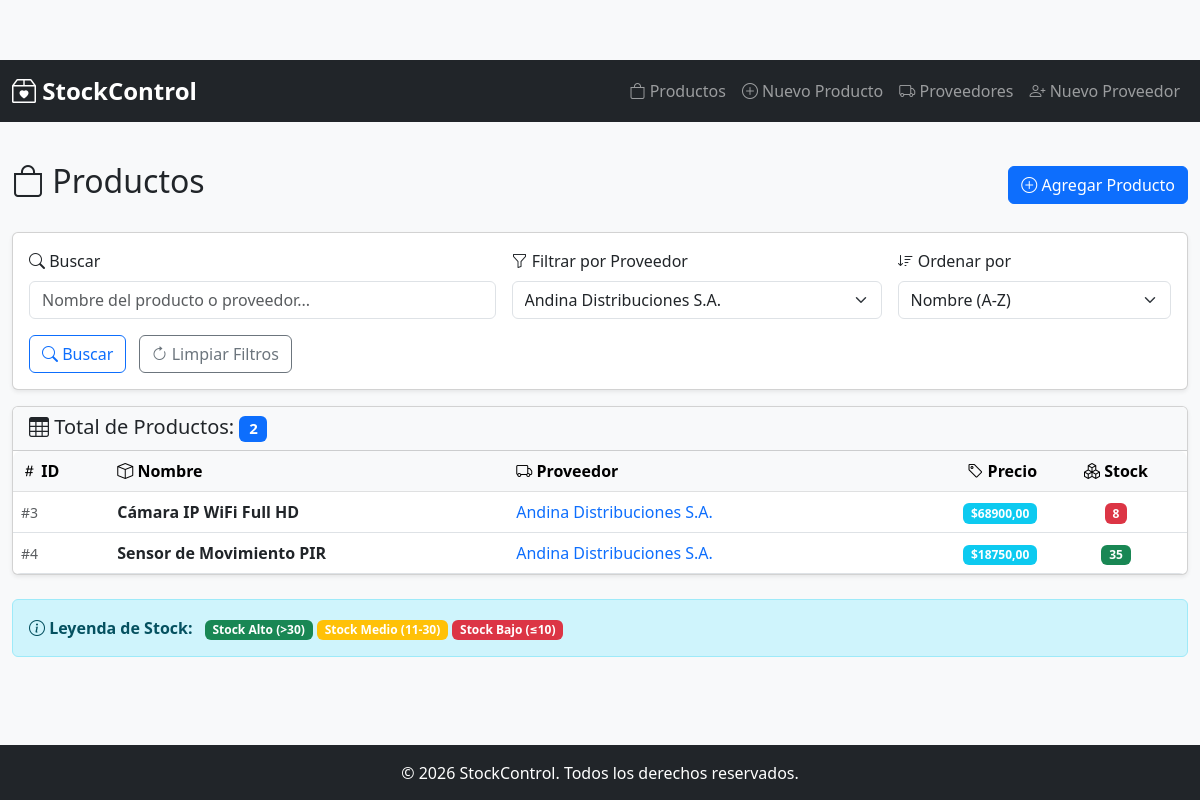
The page /compras/productos/listado/?proveedor=2 on the database its author committed.
### compra/models.py (models this page shows, shortened)
class Producto(models.Model):
    nombre = models.CharField(
        max_length=255,
        blank=False,
        null=False,
        help_text="Nombre del producto"
    )
    precio = models.DecimalField(
        max_digits=10,
        decimal_places=2,
        validators=[MinValueValidator(0)],
        blank=False,
        null=False,
        help_text="Precio unitario del producto"
    )
    stock_actual = models.PositiveIntegerField(
        default=0,
        blank=False,
        null=False,
        help_text="Cantidad disponible en stock"
    )
    proveedor = models.ForeignKey(
        Proveedor,
        on_delete=models.PROTECT,
        blank=False,
        null=False,
        related_name='productos',
        help_text="Proveedor del producto"
    )
    created_at = models.DateTimeField(
        auto_now_add=True,
        help_text="Fecha de creación del registro"
    )
    updated_at = models.DateTimeField(
        auto_now=True,
        help_text="Fecha de última actualización"
    )
    class Meta:
        ordering = ['nombre']
        indexes = [
            models.Index(fields=['nombre']),
            models.Index(fields=['proveedor']),
        ]
        verbose_name = "Producto"
        verbose_name_plural = "Productos"

class Proveedor(models.Model):
    razon_social = models.CharField(
        max_length=255,
        blank=False,
        null=False,
        help_text="Razón social del proveedor"
    )
    cuit = models.BigIntegerField(
        unique=True,
        blank=False,
        null=False,
        validators=[
            RegexValidator(
                regex=r'^\d{11}$',
                message='El CUIT debe tener exactamente 11 dígitos',
                code='invalid_cuit'
            )
        ],
        help_text="CUIT del proveedor (11 dígitos sin separadores)"
    )
    telefono = models.BigIntegerField(
        blank=True,
        null=True,
        validators=[MinValueValidator(0)],
        help_text="Número de teléfono del proveedor"
    )
    created_at = models.DateTimeField(
        auto_now_add=True,
        help_text="Fecha de creación del registro"
    )
    updated_at = models.DateTimeField(
        auto_now=True,
        help_text="Fecha de última actualización"
    )
    class Meta:
        ordering = ['razon_social']
        indexes = [
            models.Index(fields=['cuit']),
            models.Index(fields=['razon_social']),
        ]
        verbose_name = "Proveedor"
        verbose_name_plural = "Proveedores"

### compra/views.py (the view)
# urls.py: path('productos/listado/', views.ProductoListView.as_view(), name='listar_productos'),
class ProductoListView(ListView):
    model = Producto
    template_name = 'compra/listar_productos.html'
    context_object_name = 'productos'
    paginate_by = 20
    def get_queryset(self):
        queryset = super().get_queryset().select_related('proveedor')
        busqueda = self.request.GET.get('busqueda', '')
        if busqueda:
            queryset = queryset.filter(
                Q(nombre__icontains=busqueda) |
                Q(proveedor__razon_social__icontains=busqueda)
            )
        proveedor_id = self.request.GET.get('proveedor')
        if proveedor_id:
            queryset = queryset.filter(proveedor_id=proveedor_id)
        orden = self.request.GET.get('orden', 'nombre')
        queryset = queryset.order_by(orden)
        return queryset
    def get_context_data(self, **kwargs):
        context = super().get_context_data(**kwargs)
        context['proveedores'] = Proveedor.objects.all()
        context['busqueda'] = self.request.GET.get('busqueda', '')
        context['proveedor_seleccionado'] = self.request.GET.get('proveedor')
        context['total_productos'] = self.get_queryset().count()
        return context

### compra/templates/compra/listar_productos.html (shortened to what this page needs)
{% extends 'compra/base.html' %}
{% block contenido %}
<div class="row mb-4">
    <div class="col-12">
        <div class="d-flex justify-content-between align-items-center">
            <h2>
                <i class="bi bi-bag"></i> Productos
            </h2>
            <a href="{% url 'compra:agregar_producto' %}" class="btn btn-primary">
                <i class="bi bi-plus-circle"></i> Agregar Producto
            </a>
        </div>
    </div>
</div>
<div class="row mb-3">
    <div class="col-12">
        <div class="card">
            <div class="card-body">
                <form method="get" class="row g-3">
                    <div class="col-md-5">
                        <label for="busqueda" class="form-label">
                            <i class="bi bi-search"></i> Buscar
                        </label>
                        <input
                            type="text"
                            class="form-control"
                            id="busqueda"
                            name="busqueda"
                            placeholder="Nombre del producto o proveedor..."
                            value="{{ busqueda }}"
                        >
                    </div>
                    <div class="col-md-4">
                        <label for="proveedor" class="form-label">
                            <i class="bi bi-funnel"></i> Filtrar por Proveedor
                        </label>
                        <select class="form-select" id="proveedor" name="proveedor">
                            {% for proveedor in proveedores %}
                                <option value="{{ proveedor.id }}" {% if proveedor.id|stringformat:"s" == proveedor_seleccionado %}selected{% endif %}>
                                    {{ proveedor.razon_social }}
                                </option>
                            {% endfor %}
                        </select>
                    </div>
                    <div class="col-md-3">
                        <label for="orden" class="form-label">
                            <i class="bi bi-sort-down"></i> Ordenar por
                        </label>
                        <select class="form-select" id="orden" name="orden">
                            <option value="nombre" selected>Nombre (A-Z)</option>
                        </select>
                    </div>
                    <div class="col-12">
                        <button type="submit" class="btn btn-outline-primary me-2">
                            <i class="bi bi-search"></i> Buscar
                        </button>
                        <a href="{% url 'compra:listar_productos' %}" class="btn btn-outline-secondary">
                            <i class="bi bi-arrow-clockwise"></i> Limpiar Filtros
                        </a>
                    </div>
                </form>
            </div>
        </div>
    </div>
</div>
<div class="row">
    <div class="col-12">
        <div class="card">
            <div class="card-header bg-light">
                <h5 class="mb-0">
                    <i class="bi bi-table"></i> Total de Productos:
                    <span class="badge bg-primary">{{ total_productos }}</span>
                </h5>
            </div>
            <div class="table-responsive">
                {% if productos %}
                    <table class="table table-hover mb-0">
                        <thead class="table-light">
                            <tr>
                                <th><i class="bi bi-hash"></i> ID</th>
                                <th><i class="bi bi-box"></i> Nombre</th>
                                <th><i class="bi bi-truck"></i> Proveedor</th>
                                <th class="text-end"><i class="bi bi-tag"></i> Precio</th>
                                <th class="text-center"><i class="bi bi-boxes"></i> Stock</th>
                            </tr>
                        </thead>
                        <tbody>
                            {% for producto in productos %}
                                <tr>
                                    <td>
                                        <small class="text-muted">#{{ producto.id }}</small>
                                    </td>
                                    <td>
                                        <strong>{{ producto.nombre }}</strong>
                                    </td>
                                    <td>
                                        <a href="?proveedor={{ producto.proveedor.id }}"
                                           class="text-decoration-none">
                                            {{ producto.proveedor.razon_social }}
                                        </a>
                                    </td>
                                    <td class="text-end">
                                        <span class="badge bg-info">${{ producto.precio }}</span>
                                    </td>
                                    <td class="text-center">
                                        {% if producto.stock_actual <= 10 %}
                                            <span class="badge bg-danger">{{ producto.stock_actual }}</span>
                                        {% elif producto.stock_actual <= 30 %}
                                            <span class="badge bg-warning">{{ producto.stock_actual }}</span>
                                        {% else %}
                                            <span class="badge bg-success">{{ producto.stock_actual }}</span>
                                        {% endif %}
                                    </td>
                                </tr>
                            {% endfor %}
                        </tbody>
                    </table>
                {% endif %}
            </div>
        </div>
    </div>
</div>
{% if productos %}
    <div class="row mt-4">
        <div class="col-12">
            <div class="alert alert-info" role="alert">
                <i class="bi bi-info-circle"></i>
                <strong>Leyenda de Stock:</strong>
                <span class="badge bg-success ms-2">Stock Alto (>30)</span>
                <span class="badge bg-warning">Stock Medio (11-30)</span>
                <span class="badge bg-danger">Stock Bajo (≤10)</span>
            </div>
        </div>
    </div>
{% endif %}
{% endblock %}

### compra/templates/compra/base.html (style rules this page uses)
body { background-color: #f8f9fa; padding-top: 60px; }
.card { box-shadow: 0 0.125rem 0.25rem rgba(0, 0, 0, 0.075); }
.table-responsive { border-radius: 0.5rem; }

### rows shown on the page
Producto: id "3", nombre "Cámara IP WiFi Full HD", proveedor.razon_social "Andina Distribuciones S.A.", precio "68900,00", stock_actual "8"
Producto: id "4", nombre "Sensor de Movimiento PIR", proveedor.razon_social "Andina Distribuciones S.A.", precio "18750,00", stock_actual "35"

### other values the page prints
{{ total_productos }} "2"
form field proveedor "Andina Distribuciones S.A."
